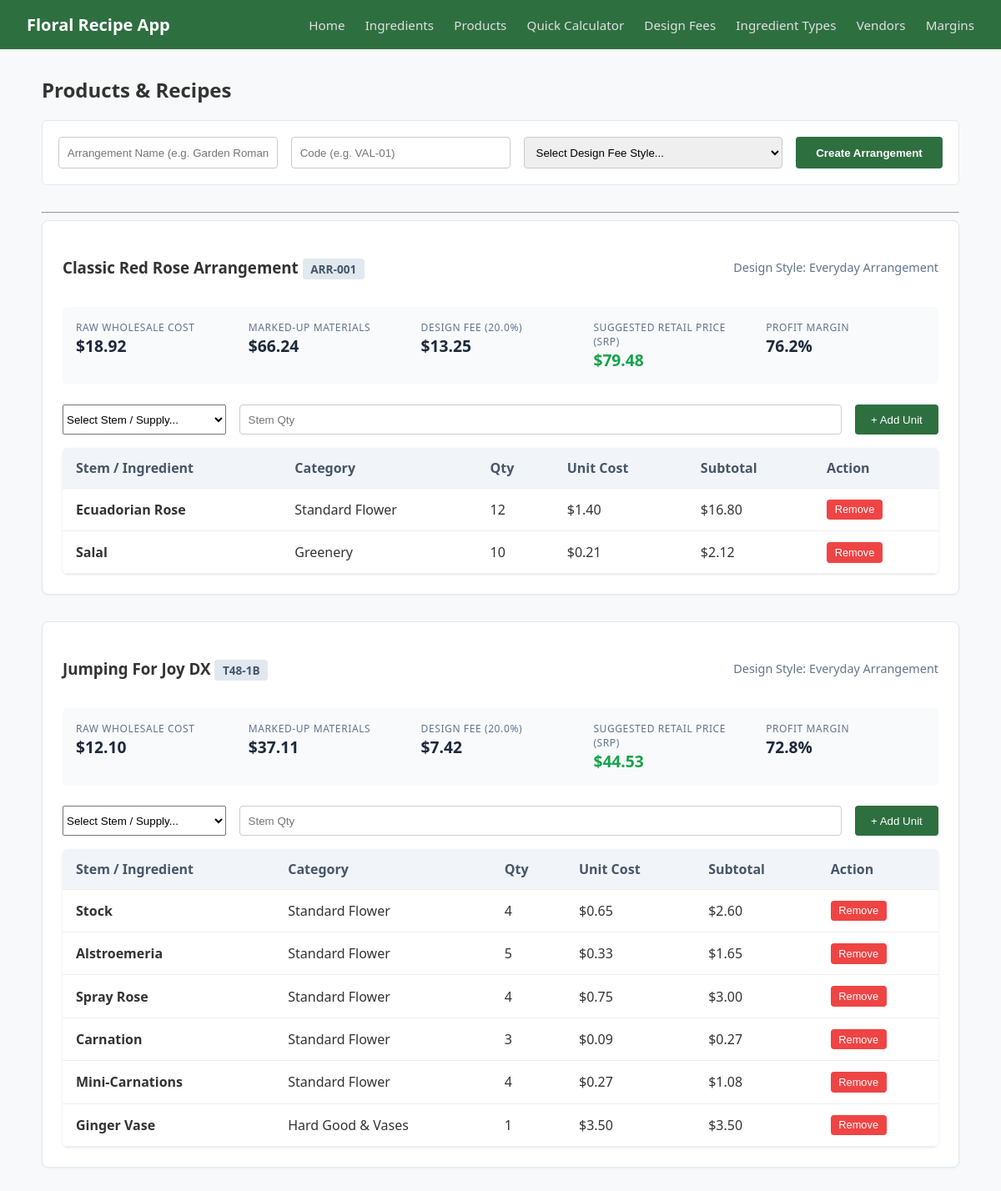
/products, run on an earlier commit of the app's database.
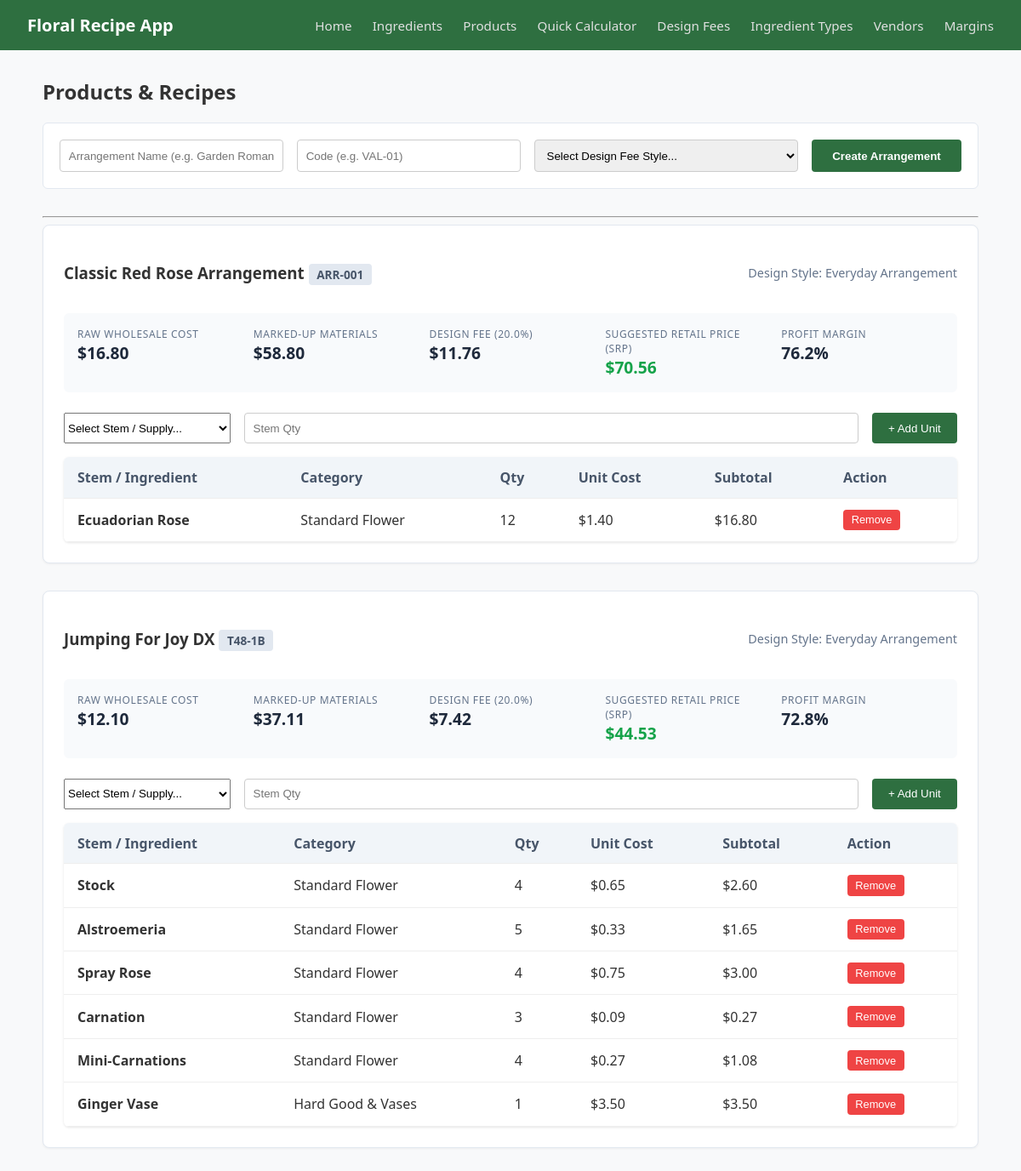
And on a later commit of the database.
### models.py (models this page shows, shortened)
class Product(db.Model):
    __tablename__ = 'products'
    id = db.Column(db.Integer, primary_key=True)
    name = db.Column(db.String(200), nullable=False)
    product_code = db.Column(db.String(20), nullable=False)
    actual_price = db.Column(db.Float, nullable=True)
    design_type_id = db.Column(db.Integer, db.ForeignKey('design_types.id'), nullable=False)
    recipe_items = db.relationship('ProductIngredient', backref='product', cascade="all, delete-orphan", lazy=True)
    @property
    def raw_wholesale_cost(self):
        return sum((item.ingredient.cost_per_pkg / item.ingredient.qty_per_pkg) * item.quantity for item in self.recipe_items)
    @property
    def marked_up_cost(self):
        total = 0.0
        for item in self.recipe_items:
            markup = item.ingredient.type_info.markup if item.ingredient.type_info else 1.0
            total += ((item.ingredient.cost_per_pkg / item.ingredient.qty_per_pkg) * item.quantity) * markup
        return total
    @property
    def design_fee(self):
        fee_pct = self.design_style.design_fee_percentage if self.design_style else 0.0
        return self.marked_up_cost * (fee_pct / 100.00)
    @property
    def suggested_retail_price(self):
        return self.marked_up_cost + self.design_fee
    @property
    def profit_margin_percentage(self):
        srp = self.suggested_retail_price
        if srp == 0:
            return 0.0
        return ((srp - self.raw_wholesale_cost) / srp) * 100.0

class DesignType(db.Model):
    __tablename__ = 'design_types'
    id = db.Column(db.Integer, primary_key=True)
    name = db.Column(db.String(50), nullable=False, unique=True) # Default, Simple, Complex, Plant etc.
    design_fee_percentage = db.Column(db.Float, default = 20.00)
    products = db.relationship('Product', backref='design_style', lazy=True)

class Ingredient(db.Model):
    __tablename__ = 'ingredients'
    id = db.Column(db.Integer, primary_key=True)
    name = db.Column(db.String(100), nullable=False)
    cost_per_pkg = db.Column(db.Float, nullable=False)
    qty_per_pkg = db.Column(db.Float, nullable=False)
    ingredient_type_id = db.Column(db.Integer, db.ForeignKey('ingredient_types.id'), nullable=False)
    vendor_id = db.Column(db.Integer, db.ForeignKey('vendors.id'), nullable=True)

class ProductIngredient(db.Model):
    __tablename__ = 'product_ingredients'
    id = db.Column(db.Integer, primary_key=True)
    quantity = db.Column(db.Integer, nullable=False, default=1)
    product_id = db.Column(db.Integer, db.ForeignKey('products.id'), nullable=False)
    ingredient_id = db.Column(db.Integer, db.ForeignKey('ingredients.id'), nullable=False)
    ingredient = db.relationship('Ingredient')

class IngredientType(db.Model):
    __tablename__ = 'ingredient_types'
    id = db.Column(db.Integer, primary_key=True)
    name = db.Column(db.String(50), nullable=False, unique=True) # e.g. Flower, Filler, Supply
    markup = db.Column(db.Float, default=4.0) # Multiplier
    ingredients = db.relationship('Ingredient', backref='type_info', lazy=True)

### app.py (the view, shortened to what this page needs)
@app.route('/products', methods=['GET','POST'])
def products():
    all_products = models.Product.query.all()
    all_ingredients = models.Ingredient.query.all()
    all_design_types = models.DesignType.query.all()
    return render_template(
        'products.html',
        products=all_products,
        ingredients=all_ingredients,
        design_types=all_design_types
    )

### templates/products.html (shortened to what this page needs)
{% extends 'base.html' %}
{% block content %}
<h2>Products & Recipes</h2>
<form method="POST" class="form-stacked">
    <div class="form-row">
        <input type="text" name="name" placeholder="Arrangement Name (e.g. Garden Romance)" required>
        <input type="text" name="product_code" placeholder="Code (e.g. VAL-01)" required>
        <select name="design_type_id" required>
            <option value="" disabled selected>Select Design Fee Style...</option>
        </select>
        <button type="submit">Create Arrangement</button>
    </div>
</form>
<hr>
{% for product in products %}
<div class="product-card">
    <div class="product-header">
        <h3>{{ product.name }} <span class="badge">{{ product.product_code }}</span></h3>
        <span class="design-style">Design Style: {{ product.design_style.name if product.design_style else 'N/A' }}</span>
    </div>
     <div class="pricing-summary">
        <div class="metric">
            <label>Raw Wholesale Cost</label>
            <span>${{ "%.2f"|format(product.raw_wholesale_cost) }}</span>
        </div>
        <div class="metric">
            <label>Marked-Up Materials</label>
            <span>${{ "%.2f"|format(product.marked_up_cost) }}</span>
        </div>
        <div class="metric">
            <label>Design Fee ({{ product.design_style.design_fee_percentage if product.design_style else 0 }}%)</label>
            <span>${{ "%.2f"|format(product.design_fee) }}</span>
        </div>
        <div class="metric highlight">
            <label>Suggested Retail Price (SRP)</label>
            <span>${{ "%.2f"|format(product.suggested_retail_price) }}</span>
        </div>
        <div class="metric">
            <label>Profit Margin</label>
            <span>{{ "%.1f"|format(product.profit_margin_percentage) }}%</span>
        </div>
    </div>
    <form method="POST" class="form-inline recipe-add-form">
        <select name="ingredient_id" required>
            <option value="" disabled selected>Select Stem / Supply...</option>
        </select>
        <input type="number" name="quantity" placeholder="Stem Qty" min="1" required>
        <button type="submit">+ Add Unit</button>
    </form>
    <table class="data-table">
        <thead>
            <tr>
                <th>Stem / Ingredient</th>
                <th>Category</th>
                <th>Qty</th>
                <th>Unit Cost</th>
                <th>Subtotal</th>
                <th>Action</th>
            </tr>
        </thead>
        <tbody>
            {% for item in product.recipe_items %}
            <tr>
                <td><strong>{{ item.ingredient.name }}</strong></td>
                <td>{{ item.ingredient.type_info.name }}</td>
                <td>{{ item.quantity }}</td>
                <td>${{ "%.2f"|format(item.ingredient.cost_per_pkg / item.ingredient.qty_per_pkg) }}</td>
                <td>${{ "%.2f"|format((item.ingredient.cost_per_pkg / item.ingredient.qty_per_pkg) * item.quantity) }}</td>
                <td>
                    <form method="POST" style="display:inline;">
                        <button type="submit" class="btn-danger">Remove</button>
                    </form>
                </td>
            </tr>
            {% else %}
            <tr><td colspan="6">No recipe stems added yet. Add ingredients above!</td></tr>
            {% endfor %}
        </tbody>
    </table>
</div>
{% else %}
<p>No products created yet. Add your first arrangement above!</p>
{% endfor %}
{% endblock %}

### templates/base.html (shortened to what this page needs)
<!DOCTYPE html>
<html lang="en">
<head>
    <link rel="stylesheet" href="{{ url_for('static', filename='css/main.css') }}">
</head>
<body>
    <header class="navbar">
        <div class="logo">
            <a href="{{ url_for('index') }}">Floral Recipe App</a>
        </div>
        <nav class="nav-links">
            <a href="{{ url_for('index') }}">Home</a>
            <a href="{{ url_for('ingredients') }}">Ingredients</a>
            <a href="{{ url_for('products') }}">Products</a>
            <a href="{{ url_for('temp_calculator') }}">Quick Calculator</a>
            <a href="{{ url_for('design_fees') }}">Design Fees</a>
            <a href="{{ url_for('ingredient_types') }}">Ingredient Types</a>
            <a href="{{ url_for('vendors') }}">Vendors</a>
            <a href="{{ url_for('profit_margins') }}">Margins</a>
        </nav>
    </header>
    <main class="container">
    {% block content %}{% endblock %}
    </main>
</body>
</html>

### static/css/main.css (style rules this page uses)
body { font-family: 'Segoe UI', 'Segoe UI', Tahoma, Geneva, Verdana, sans-serif; background-color: #f8f9fa; color: #333333; margin: 0; padding: 0; }
.navbar { display: flex; justify-content: space-between; align-items: center; background-color: #2e6f40; padding: 1rem 2rem; }
.navbar .logo a { color: #fff; font-size: 1.25rem; font-weight: bold; text-decoration: none; }
.navbar .nav-links a { color: #e0e0e0; text-decoration: none; margin-left: 1.25rem; font-size: 0.95rem; }
.container { max-width: 1100px; margin: 2rem auto; padding: 0 1 rem; }
.form-inline { display: flex; gap: 1rem; margin-bottom: 2rem; }
.form-inline input { padding: 0.6rem; border: 1px solid #ccc; border-radius: 4px; flex: 1; }
.form-inline button { background-color: #2e6f40; color: white; border: none; padding: 0.6rem 1.2rem; border-radius: 4px; cursor: pointer; }
.data-table { width: 100%; border-collapse: collapse; background: white; border-radius: 6px; overflow: hidden; box-shadow: 0 1px 3px rgba(0, 0, 0, 0.1); }
.data-table th, .data-table td { padding: 0.8rem 1rem; text-align: left; border-bottom: 1px solid #eee; }
.data-table th { background-color: #f1f5f9; color: #475569; }
.form-stacked { display: flex; flex-direction: column; gap: 1rem; margin-bottom: 2rem; background: #fff; padding: 1.2rem; border-radius: 6px; border: 1px solid #e2e8f0; }
.form-stacked .form-row { display: flex; gap: 1rem; }
.form-stacked .form-row input, .form-stacked .form-row select { padding: 0.6rem; border: 1px solid #ccc; border-radius: 4px; flex: 1; }
.form-stacked .form-row button { background-color: #2e6f40; color: white; border: none; padding: 0.6rem 1.5rem; border-radius: 4px; cursor: pointer; font-weight: bold; }
.product-card { background: #fff; border: 1px solid #e2e8f0; border-radius: 8px; padding: 1.5rem; margin-bottom: 2rem; box-shadow: 0 1px 3px rgba(0, 0, 0, 0.05); }
.product-card .product-header { display: flex; justify-content: space-between; align-items: center; margin-bottom: 1rem; }
.product-card .product-header .badge { background: #e2e8f0; color: #475569; padding: 0.2rem 0.6rem; border-radius: 4px; font-size: 0.85rem; }
.product-card .product-header .design-style { color: #64748b; font-size: 0.9rem; }
.pricing-summary { display: flex; gap: 1rem; margin-bottom: 1.5rem; background: #f8fafc; padding: 1rem; border-radius: 6px; }
.pricing-summary .metric { flex: 1; display: flex; flex-direction: column; }
.pricing-summary .metric label { font-size: 0.75rem; color: #64748b; text-transform: uppercase; letter-spacing: 0.05em; }
.pricing-summary .metric span { font-size: 1.2rem; font-weight: bold; color: #1e293b; }
.pricing-summary .metric.highlight span { color: #16a34a; }
.recipe-add-form { margin-bottom: 1rem; }
button.btn-danger, .btn-danger { background-color: #ef4444 !important; color: #ffffff !important; border: none; padding: 0.3rem 0.6rem; border-radius: 4px; cursor: pointer; font-size: 0.8rem; }

What changed in the data, as far as the page shows it:
removed ProductIngredient: ingredient.name "Salal", ingredient.type_info.name "Greenery", quantity "10", shown under Product "Classic Red Rose Arrangement"
no longer on this page (row unchanged): Ingredient: item.ingredient.cost_per_pkg/item.ingredient.qty_per_pkg "0.21", cost_per_pkg+qty_per_pkg "2.12"
computed for Ingredient (number 1 of 7 on the later page): raw_wholesale_cost "18.92" → "16.80"
computed for IngredientType: marked_up_cost "66.24" → "58.80"; suggested_retail_price "79.48" → "70.56"
computed for DesignType: design_fee "13.25" → "11.76"
